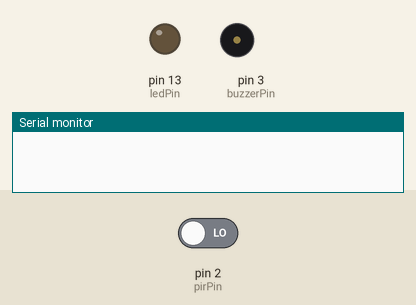
This program was run on a simulated Arduino Uno, built with avr-gcc and run on an emulated ATmega328P. Parts: output pins drawn as LEDs (lit = HIGH), buzzer (waves = sounding, pin HIGH), the last lines printed to the serial monitor. The inputs (shaded band) are chosen by the test bench; at power-on: pin 2 (pirPin) LOW.

Above: at 1.2 s.
1.3 s: pin 2 (pirPin) driven HIGH
At 1.4 s:
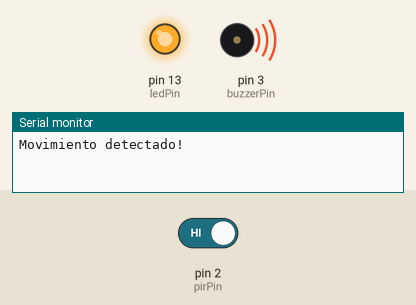
4.3 s: pin 2 (pirPin) driven LOW
At 5.4 s:
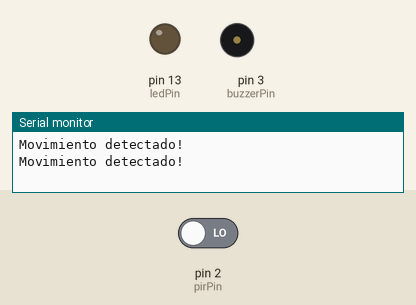
Timing chart, 0 to 7.3 s (numbered marks = the images above; inputs shaded):
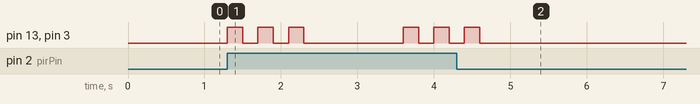

The program:

main.cpp
```cpp
#include <Arduino.h>

const int pirPin = 2; // Pin digital para el sensor PIR
const int buzzerPin = 3; // Pin digital para el buzzer
const int ledPin = 13; // Pin digital para el LED

void setup()
{
  pinMode(pirPin, INPUT);
  pinMode(buzzerPin, OUTPUT);
  pinMode(ledPin, OUTPUT);
  Serial.begin(9600);
}

void loop()
{
  int pirState = digitalRead(pirPin); // Lee el estado del sensor PIR

  if (pirState == HIGH) // Si el sensor detecta movimiento
  {
    Serial.println("Movimiento detectado!");
    // Hacer parpadear el LED y buzzer 3 veces
    for(int i = 0; i < 3; i++) {
      digitalWrite(buzzerPin, HIGH);
      digitalWrite(ledPin, HIGH);
      delay(200); // Encendido por 200ms
      digitalWrite(buzzerPin, LOW);
      digitalWrite(ledPin, LOW);
      delay(200); // Apagado por 200ms
    }
    delay(1000); // Pausa antes de volver a detectar
  }
  else
  {
    digitalWrite(buzzerPin, LOW); // Mantener el buzzer apagado
    digitalWrite(ledPin, LOW); // Mantener el LED apagado
  }
  delay(100);
}
```

Measured:
- after the input at 1.3 s, pin 13 (ledPin), pin 3 (buzzerPin): LOW → HIGH at once, → LOW 0.20 s later, → HIGH 0.20 s later, → LOW 0.20 s later, … (10 changes in this stretch)
- after the input at 4.3 s, pin 13 (ledPin), pin 3 (buzzerPin): goes on until 4.6 s, then stays LOW
